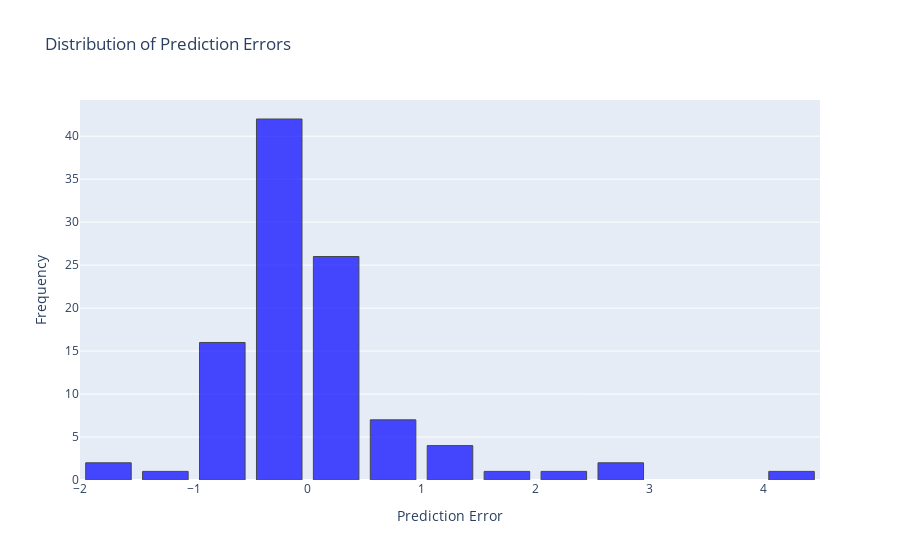

Notebook code for this chart:
### Code cell
errors = y_test - y_pred

# Histogram error dengan hover
fig = go.Figure()

fig.add_trace(go.Histogram(
    x=errors,
    nbinsx=20,
    marker=dict(color="blue", line=dict(color="black", width=1)),
    opacity=0.7,
    hoverinfo="x+y"
))

fig.update_layout(
    title="Distribution of Prediction Errors",
    xaxis_title="Prediction Error",
    yaxis_title="Frequency",
    bargap=0.2
)

fig.show()

### Figure 1 — Plotly figure (JSON) as saved in the notebook; plotly's stock layout.template omitted (floating-point values rounded to 4 significant figures)
{"data": [{"hoverinfo": "x+y", "marker": {"color": "blue", "line": {"color": "black", "width": 1}}, "nbinsx": 20, "opacity": 0.7, "type": "histogram", "x": [4.398, -0.2235, 0.04677, -0.7014, 0.2209, -0.9027, -0.3773, -0.2415, -0.5936, -0.6777, -0.4256, -0.4659, -0.5332, 1.717, -0.238, -0.004767, -0.0253, 0.1941, 0.03264, 1.176, -0.9953, 0.3656, 0.4477, -0.3751, -0.06967, -0.5497, -0.2662, 0.009947, 0.107, -0.3949, -0.04334, 0.5021, -0.0562, -1.732, 0.4491, -0.1867, 0.6713, 0.3538, 0.04281, -0.08629, 0.1915, 0.5084, -0.04293, 1.108, -0.1137, -0.1792, -0.4839, -0.3168, 0.08983, -0.5222, -0.3507, -0.5706, 0.4684, -0.6323, -0.00852, 0.9277, -0.4726, -0.6051, 0.05639, -0.04332, -0.1304, -0.4228, 0.2208, 0.6858, 1.074, -0.4776, -0.02331, -1.349, 0.1225, 0.5302, 0.4615, 0.1138, -0.656, -0.3211, -0.002247, -0.1437, -0.6978, -0.1455, 1.102, -1.526, -0.6887, -0.007374, 0.1503, -0.1518, -0.3309, -0.1866, -0.2774, -0.753, 0.1086, 0.3383, -0.6032, 0.1688, 0.8268, -0.2387, -0.3864, 2.934, 0.1124, 2.958, 2.466, -0.1773, 0.3698, 0.1882, -0.2201]}], "layout": {"bargap": 0.2, "title": {"text": "Distribution of Prediction Errors"}, "xaxis": {"title": {"text": "Prediction Error"}}, "yaxis": {"title": {"text": "Frequency"}}}}
